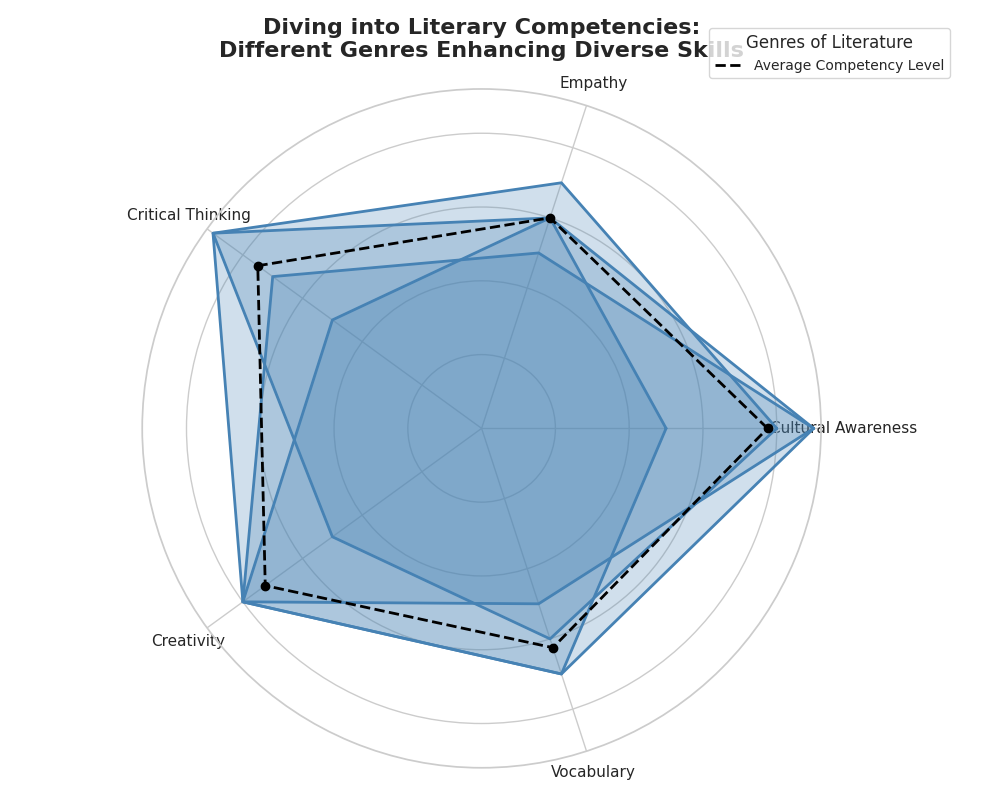

This figure's Python source:
import matplotlib.pyplot as plt
import numpy as np

skills = ['Cultural Awareness', 'Empathy', 'Critical Thinking', 'Creativity', 'Vocabulary']
genres = ['Poetry', 'Fiction', 'Drama', 'Non-Fiction']
data = {
    'Poetry': [8, 7, 9, 5, 6],
    'Fiction': [9, 6, 5, 8, 7],
    'Drama': [5, 6, 9, 8, 7],
    'Non-Fiction': [9, 5, 7, 8, 5],
}

average_skill_scores = np.mean(list(data.values()), axis=0)
average_skill_scores = np.append(average_skill_scores, average_skill_scores[0])

N = len(skills)
angles = np.linspace(0, 2 * np.pi, N, endpoint=False).tolist()
angles += angles[:1]

for genre in data:
    data[genre].append(data[genre][0])

fig, ax = plt.subplots(figsize=(10, 8), subplot_kw=dict(polar=True))

uniform_color = '#4682B4'
for values in data.values():
    ax.fill(angles, values, color=uniform_color, alpha=0.25)
    ax.plot(angles, values, color=uniform_color, linewidth=2)

ax.plot(angles, average_skill_scores, color='black', linestyle='dashed', linewidth=2, label='Average Competency Level')
ax.scatter(angles[:-1], average_skill_scores[:-1], color='black', zorder=10)

ax.set_yticklabels([])
ax.set_xticks(angles[:-1])
ax.set_xticklabels(skills, fontsize=11)

plt.title("Diving into Literary Competencies:\nDifferent Genres Enhancing Diverse Skills", size=16, fontweight='bold', va='bottom', pad=20)
plt.legend(loc='upper right', bbox_to_anchor=(1.2, 1.1), title='Genres of Literature', fontsize=10)

plt.tight_layout()
plt.show()
